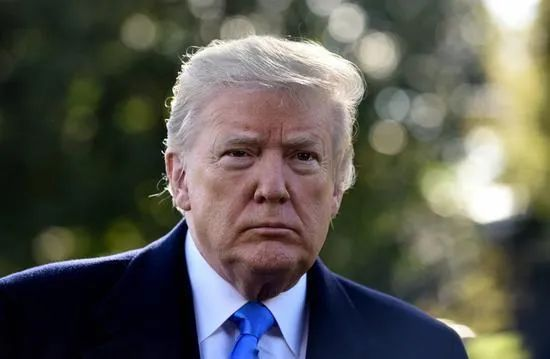
#> input picture picPyramid/trump.jpeg, 550 x 359 px
$ python picPyramid.py
#> lines starting #> are read from the running program, lines starting #| are printed output that depends on the picture
# _*_ coding:utf-8 _*_
# @Time: 2022/8/23 10:45
# @Author: JackZhang9

import cv2
import numpy as np
import numpy as py
from matplotlib import pyplot as plt


# 导入图像
img=cv2.imread('trump.jpeg',0)
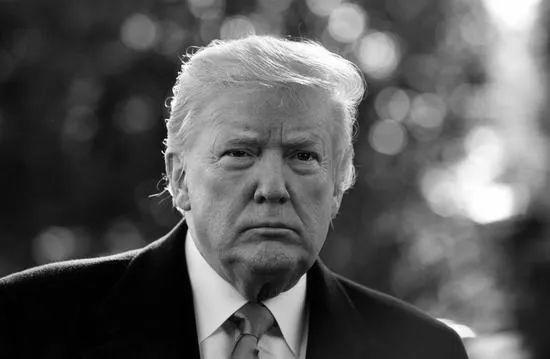
#> img: shape (359, 550); min 0, max 255, mean 89.8

lowerResolution1=cv2.pyrDown(img)
lowerResolution2=cv2.pyrDown(lowerResolution1)
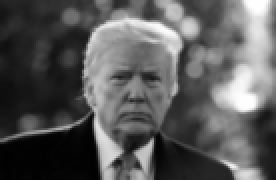
#> lowerResolution2: shape (90, 138) (shown 2 times larger); min 1, max 254, mean 89.7
lowerResolution3=cv2.pyrDown(lowerResolution2)
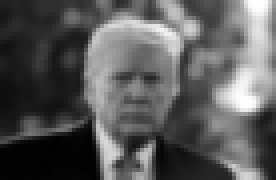
#> lowerResolution3: shape (45, 69) (shown 4 times larger); min 1, max 254, mean 89.7


cv2.imshow('img',img)
cv2.imshow('img1',lowerResolution1)
cv2.imshow('img2',lowerResolution2)
cv2.imshow('img3',lowerResolution3)


cv2.waitKey(0)
cv2.destroyAllWindows()

# [25 lines of commented-out code are left out]
